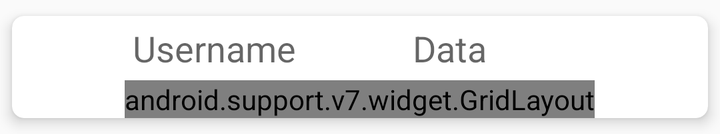
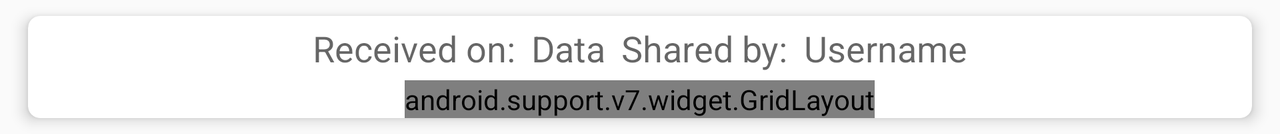

Two renders of one Android screen. The first uses the default layout on a phone; the second uses the alternative layout the repository ships for a different screen configuration, on a matching device. The two XML files are below.
<!-- AndroidManifest.xml: application theme AppTheme -->
<!-- res/layout/social_item_list_content.xml -->
<?xml version="1.0" encoding="utf-8"?>
<android.support.v7.widget.CardView xmlns:android="http://schemas.android.com/apk/res/android"
    xmlns:card_view="http://schemas.android.com/apk/res-auto"
    android:id="@+id/card_view"
    style="@style/CustomCardViewStyle"
    android:layout_width="match_parent"
    android:layout_height="wrap_content"
    android:foreground="?android:attr/selectableItemBackground"
    android:longClickable="true">

    <LinearLayout
        android:layout_width="wrap_content"
        android:layout_height="wrap_content"
        android:layout_gravity="center"
        android:orientation="vertical">

        <LinearLayout
            android:layout_width="match_parent"
            android:layout_height="wrap_content"
            android:orientation="horizontal">

            <TextView
                android:id="@+id/sender_name"
                android:layout_width="wrap_content"
                android:layout_height="wrap_content"
                android:layout_margin="@dimen/text_margin"
                android:maxWidth="150dp"
                android:text="@string/username"
                android:layout_gravity="center"
                android:textAppearance="@style/TextAppearance.AppCompat.Medium"
                 />



            <TextView
                android:id="@+id/receive_date"
                android:layout_width="match_parent"
                android:layout_height="wrap_content"
                android:layout_margin="@dimen/text_margin"
                android:textAlignment="center"
                android:layout_gravity="center"
                android:textAppearance="@style/TextAppearance.AppCompat.Medium"
                android:hint="@string/data" />
        </LinearLayout>

        <android.support.v7.widget.GridLayout xmlns:grid="http://schemas.android.com/apk/res-auto"
            android:layout_width="wrap_content"
            android:layout_height="wrap_content"
            android:layout_gravity="center">

            <View
                android:id="@+id/divider"
                android:layout_width="match_parent"
                android:layout_height="2dp"
                android:layout_marginEnd="16dp"
                android:layout_marginStart="16dp"
                android:layout_weight="1"
                grid:layout_gravity="center_horizontal"
                android:background="?android:attr/listDivider"
                grid:layout_column="0"
                grid:layout_columnSpan="4"
                grid:layout_row="0"/>

            <TextView
                android:id="@+id/dateText"
                android:layout_width="wrap_content"
                android:layout_height="wrap_content"
                android:layout_margin="@dimen/text_margin"
                android:hint="@string/data"
                grid:layout_column="0"
                grid:layout_columnSpan="4"
                grid:layout_row="0" />

            
            <TextView
                android:id="@+id/durationLabel"
                android:layout_width="wrap_content"
                android:layout_height="wrap_content"
                android:layout_margin="@dimen/text_margin"
                android:text="@string/run_duration"
                grid:layout_column="0"
                grid:layout_gravity="start"
                grid:layout_row="1" />

            <TextView
                android:id="@+id/durationTextView"
                android:layout_width="100dp"
                android:layout_height="wrap_content"
                android:layout_margin="@dimen/text_margin"
                android:hint="@string/duration_hint"
                android:textAlignment="textEnd"
                grid:layout_column="1"
                grid:layout_gravity="end"
                grid:layout_row="1" />

            <TextView
                android:id="@+id/durationMetricLabel"
                android:layout_width="wrap_content"
                android:layout_height="wrap_content"
                android:layout_margin="@dimen/text_margin"
                android:text="@string/duration_metric"
                grid:layout_column="2"
                grid:layout_gravity="center_horizontal"
                grid:layout_row="1" />

            

            
            <TextView
                android:id="@+id/distanceLabel"
                android:layout_width="wrap_content"
                android:layout_height="wrap_content"
                android:layout_margin="@dimen/text_margin"
                android:text="@string/run_distance"
                grid:layout_column="0"
                grid:layout_gravity="start"
                grid:layout_row="2" />

            <TextView
                android:id="@+id/distanceTextView"
                android:layout_width="100dp"
                android:layout_height="wrap_content"
                android:layout_margin="@dimen/text_margin"
                android:hint="@string/distance_hint"
                android:textAlignment="textEnd"
                grid:layout_column="1"
                grid:layout_gravity="end"
                grid:layout_row="2" />

            <TextView
                android:id="@+id/distanceMetricLabel"
                android:layout_width="wrap_content"
                android:layout_height="wrap_content"
                android:layout_margin="@dimen/text_margin"
                android:text="@string/distance_metric"
                grid:layout_column="2"
                grid:layout_gravity="center_horizontal"
                grid:layout_row="2" />

            

            
            <TextView
                android:id="@+id/speedLabel"
                android:layout_width="wrap_content"
                android:layout_height="wrap_content"
                android:layout_margin="@dimen/text_margin"
                android:text="@string/run_speed"
                grid:layout_column="0"
                grid:layout_gravity="start"
                grid:layout_row="3" />

            <TextView
                android:id="@+id/speedTextView"
                android:layout_width="100dp"
                android:layout_height="wrap_content"
                android:layout_margin="@dimen/text_margin"
                android:hint="@string/speed_hint"
                android:textAlignment="textEnd"
                grid:layout_column="1"
                grid:layout_gravity="end"
                grid:layout_row="3" />

            <TextView
                android:id="@+id/speedMetricLabel"
                android:layout_width="wrap_content"
                android:layout_height="wrap_content"
                android:layout_margin="@dimen/text_margin"
                android:text="@string/speed_metric"
                grid:layout_column="2"
                grid:layout_gravity="center_horizontal"
                grid:layout_row="3" />

            <android.support.design.widget.FloatingActionButton
                android:id="@+id/mapButton"
                android:layout_width="50dp"
                android:layout_height="50dp"
                android:layout_margin="8dp"
                android:clickable="true"
                android:elevation="@dimen/fab_elevation"
                android:focusable="true"
                android:scaleType="center"
                card_view:backgroundTint="@null"
                card_view:srcCompat="@drawable/ic_map_icon"
                grid:layout_column="3"
                grid:layout_gravity="center_vertical"
                grid:layout_row="1"
                grid:layout_rowSpan="3" />


            

        </android.support.v7.widget.GridLayout>

    </LinearLayout>
</android.support.v7.widget.CardView>
<!-- resources referenced by this layout -->
<resources>
  <dimen name="fab_elevation">4dp</dimen>
  <dimen name="text_margin">4dp</dimen>
  <!-- drawable ic_map_icon: png bitmap (drawable-hdpi, 1129 bytes) -->
  <string name="data" translatable="false">Data</string>
  <string name="distance_hint" translatable="false">0.00</string>
  <string name="distance_metric" translatable="false">km</string>
  <string name="duration_hint" translatable="false">0:0:0</string>
  <string name="duration_metric" translatable="false">h:m:s</string>
  <string name="run_distance">Run distance</string>
  <string name="run_duration">Run duration</string>
  <string name="run_speed">Average speed</string>
  <string name="speed_hint" translatable="false">0.00</string>
  <string name="speed_metric" translatable="false">m/s</string>
  <string name="username">Username</string>
  <style name="CustomCardViewStyle" parent="CardView">
          <item name="cardBackgroundColor">@color/cardViewBackground</item>
          <item name="cardCornerRadius">6dp</item>
          <item name="cardElevation">4dp</item>
          <item name="cardUseCompatPadding">true</item>
          <item name="android:layout_gravity">center</item>
      </style>
  <style name="AppTheme" parent="Theme.AppCompat.Light">
          
          <item name="colorPrimary">@color/colorPrimary</item>
          <item name="colorPrimaryDark">@color/colorPrimaryDark</item>
          <item name="colorAccent">@color/colorAccent</item>
          <item name="cardViewStyle">@style/CardView</item>
          <item name="coordinatorLayoutStyle">@style/Widget.Design.CoordinatorLayout</item>
      </style>
  <color name="cardViewBackground">#FFFFFF</color>
  <color name="colorPrimary">#3F51B5</color>
  <color name="colorPrimaryDark">#303F9F</color>
  <color name="colorAccent">#4046FF</color>
</resources>
<!-- res/layout-land/social_item_list_content.xml (the repository's variant of the layout above) -->
<!-- drawn on the phone turned sideways -->
<?xml version="1.0" encoding="utf-8"?>
<android.support.v7.widget.CardView xmlns:android="http://schemas.android.com/apk/res/android"
    xmlns:card_view="http://schemas.android.com/apk/res-auto"
    style="@style/CustomCardViewStyle"
    android:id="@+id/card_view"
    android:layout_width="match_parent"
    android:layout_height="wrap_content"
    android:layout_marginStart="8dp"
    android:layout_marginEnd="8dp"
    android:longClickable="true"
    android:foreground="?android:attr/selectableItemBackground"
    >

    <LinearLayout
        android:layout_width="wrap_content"
        android:layout_height="wrap_content"
        android:orientation="vertical"
        android:layout_gravity="center">

        <LinearLayout
            android:layout_width="wrap_content"
            android:layout_height="wrap_content"
            android:orientation="horizontal">
            <TextView
                android:id="@+id/receive_date_label"
                android:layout_width="wrap_content"
                android:layout_height="wrap_content"
                android:layout_margin="@dimen/text_margin"
                android:textAppearance="@style/TextAppearance.AppCompat.Medium"
                android:text="@string/received_on"
               />

            <TextView
                android:id="@+id/receive_date"
                android:layout_width="wrap_content"
                android:layout_height="wrap_content"
                android:layout_margin="@dimen/text_margin"
                android:textAppearance="@style/TextAppearance.AppCompat.Medium"
                android:hint="@string/data"
                 />

            <TextView
                android:id="@+id/da"
                android:layout_width="wrap_content"
                android:layout_height="wrap_content"
                android:layout_margin="@dimen/text_margin"
                android:textAppearance="@style/TextAppearance.AppCompat.Medium"
                android:text="@string/from"
                 />

            <TextView
                android:id="@+id/sender_name"
                android:layout_width="wrap_content"
                android:layout_height="wrap_content"
                android:maxWidth="150dp"
                android:layout_margin="@dimen/text_margin"
                android:textAppearance="@style/TextAppearance.AppCompat.Medium"
                android:text="@string/username"
                />


        </LinearLayout>

    <android.support.v7.widget.GridLayout xmlns:grid="http://schemas.android.com/apk/res-auto"
        android:layout_width="wrap_content"
        android:layout_height="wrap_content"
        android:layout_gravity="center">
        <View
            android:id="@+id/divider"
            android:layout_width="match_parent"
            android:layout_height="2dp"
            android:layout_marginEnd="32dp"
            android:layout_marginStart="32dp"
            android:layout_weight="1"
            grid:layout_gravity="center_horizontal"
            android:background="?android:attr/listDivider"
            grid:layout_column="0"
            grid:layout_columnSpan="4"
            grid:layout_row="0"/>


        <TextView
            android:id="@+id/dateText"
            android:layout_width="wrap_content"
            android:layout_height="wrap_content"
            android:layout_margin="@dimen/text_margin"
            android:hint="@string/data"
            grid:layout_column="0"
            grid:layout_columnSpan="3"
            grid:layout_row="0" />

        
        <TextView
            android:id="@+id/durationLabel"
            android:layout_width="wrap_content"
            android:layout_height="wrap_content"
            android:layout_margin="@dimen/text_margin"
            android:text="@string/run_duration_land"
            grid:layout_column="0"
            grid:layout_gravity="center"
            grid:layout_row="1" />

        <TextView
            android:id="@+id/durationTextView"
            android:layout_width="match_parent"
            android:layout_height="wrap_content"
            android:layout_margin="@dimen/text_margin"
            android:hint="@string/duration_hint"
            android:textAlignment="center"
            grid:layout_column="0"
            grid:layout_gravity="center"
            grid:layout_row="2" />

        

        
        <TextView
            android:id="@+id/distanceLabel"
            android:layout_width="wrap_content"
            android:layout_height="wrap_content"
            android:layout_margin="@dimen/text_margin"
            android:text="@string/run_distance_land"
            grid:layout_column="1"
            grid:layout_gravity="center"
            grid:layout_row="1" />

        <TextView
            android:id="@+id/distanceTextView"
            android:layout_width="match_parent"
            android:layout_height="wrap_content"
            android:layout_margin="@dimen/text_margin"
            android:hint="@string/distance_hint"
            android:textAlignment="center"
            grid:layout_column="1"
            grid:layout_gravity="center"
            grid:layout_row="2" />

        

        
        <TextView
            android:id="@+id/speedLabel"
            android:layout_width="wrap_content"
            android:layout_height="wrap_content"
            android:layout_margin="@dimen/text_margin"
            android:text="@string/run_speed_land"
            grid:layout_column="2"
            grid:layout_gravity="center"
            grid:layout_row="1" />

        <TextView
            android:id="@+id/speedTextView"
            android:layout_width="match_parent"
            android:layout_height="wrap_content"
            android:layout_margin="@dimen/text_margin"
            android:hint="@string/speed_hint"
            android:textAlignment="center"
            grid:layout_column="2"
            grid:layout_gravity="center"
            grid:layout_row="2" />

        <android.support.design.widget.FloatingActionButton
            android:id="@+id/mapButton"
            android:layout_width="50dp"
            android:layout_height="50dp"
            android:layout_margin="8dp"
            grid:layout_gravity="center"
            android:clickable="true"
            android:elevation="@dimen/fab_elevation"
            android:focusable="true"
            android:scaleType="center"
            card_view:backgroundTint="@null"
            card_view:srcCompat="@drawable/ic_map_icon"
            grid:layout_rowSpan="3"
            grid:layout_column="3"
            grid:layout_row="0" />


        

    </android.support.v7.widget.GridLayout>
    </LinearLayout>
</android.support.v7.widget.CardView>
<!-- resources referenced by the variant -->
<!-- as the phone turned sideways resolves them -->
<resources>
  <dimen name="fab_elevation">4dp</dimen>
  <dimen name="text_margin">4dp</dimen>
  <!-- drawable ic_map_icon: png bitmap (drawable-hdpi, 1129 bytes) -->
  <string name="data" translatable="false">Data</string>
  <string name="distance_hint" translatable="false">0.00</string>
  <string name="duration_hint" translatable="false">0:0:0</string>
  <string name="from">Shared by:</string>
  <string name="received_on">Received on:</string>
  <string name="run_distance_land">Run distance (km)</string>
  <string name="run_duration_land">Run duration (h:m:s)</string>
  <string name="run_speed_land">Average speed (m/s)</string>
  <string name="speed_hint" translatable="false">0.00</string>
  <string name="username">Username</string>
  <style name="CustomCardViewStyle" parent="CardView">
          <item name="cardBackgroundColor">@color/cardViewBackground</item>
          <item name="cardCornerRadius">6dp</item>
          <item name="cardElevation">4dp</item>
          <item name="cardUseCompatPadding">true</item>
          <item name="android:layout_gravity">center</item>
      </style>
  <style name="AppTheme" parent="Theme.AppCompat.Light">
          
          <item name="colorPrimary">@color/colorPrimary</item>
          <item name="colorPrimaryDark">@color/colorPrimaryDark</item>
          <item name="colorAccent">@color/colorAccent</item>
          <item name="cardViewStyle">@style/CardView</item>
          <item name="coordinatorLayoutStyle">@style/Widget.Design.CoordinatorLayout</item>
      </style>
  <color name="cardViewBackground">#FFFFFF</color>
  <color name="colorPrimary">#3F51B5</color>
  <color name="colorPrimaryDark">#303F9F</color>
  <color name="colorAccent">#4046FF</color>
</resources>
